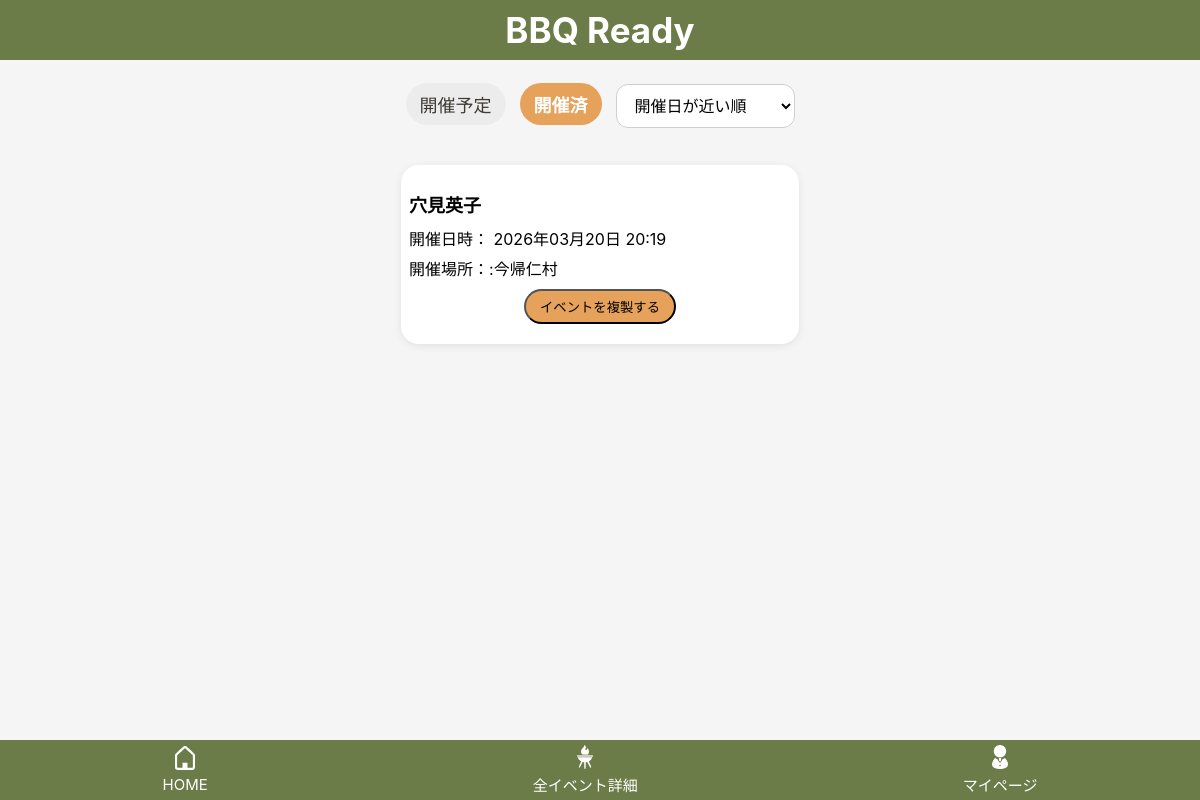
Before: /events/?status=past&sort=held_at_asc (signed in) with the older database file.
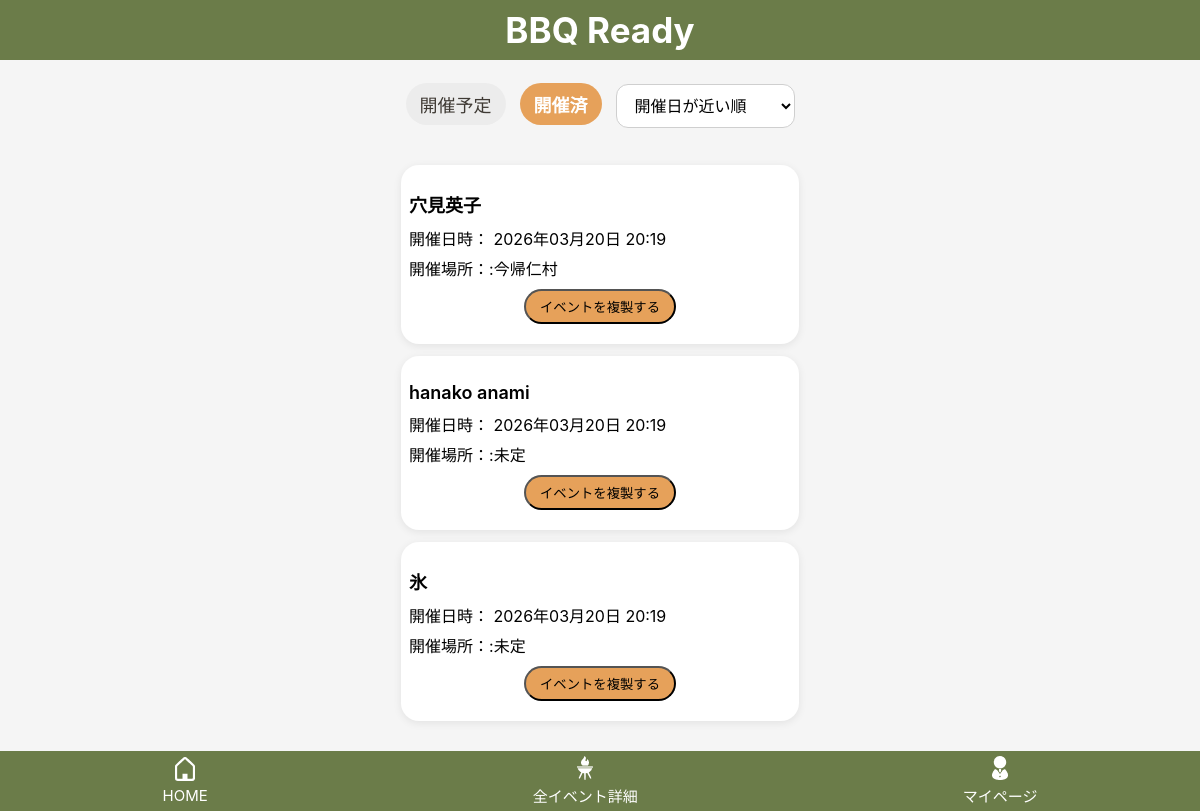
After: the same page with the newer database file.
### bbq_app/models.py (models this page shows, shortened)
class Event(models.Model):
    user = models.ForeignKey(settings.AUTH_USER_MODEL, on_delete=models.CASCADE, related_name="events")
    name = models.CharField("イベント名", max_length=30)
    held_at = models.DateTimeField("開催日時", null=True, blank=True)
    location = models.CharField("開催場所", max_length=50, blank=True)
    created_at = models.DateTimeField("作成日時", auto_now_add=True)
    updated_at = models.DateTimeField("更新日時", auto_now=True)

### bbq_app/views.py (the view)
# urls.py: path("events/", views.event_list, name="event_list"),
@login_required
def event_list(request):
    status = request.GET.get("status", "upcoming")
    sort =request.GET.get("sort", "held_at_asc")
    now = timezone.now()
    qs = Event.objects.filter(user=request.user)
    if status == "past":
        events = qs.filter(held_at__lt=now)
    else:
        events = qs.filter(Q(held_at__gte=now) | Q(held_at__isnull=True))
    if sort == "held_at_desc":
        events = events.order_by("-held_at")
    elif sort == "created_desc":
        events = events.order_by("-created_at")
    else:
        sort = "held_at_asc"
        events =events.order_by("held_at")
    return render(request, "bbq_app/event_list.html",{"events":events,"status":status,"sort":sort})

### bbq_app/templates/bbq_app/event_list.html (shortened to what this page needs)
{% extends "bbq_app/base.html" %}
{% block content %}
<h2 class="event-list-page-title">全イベント詳細確認</h2>
<div class="event-list-toolbar">
    <div class="event-list-tabs">
        <a href="{% url 'event_list' %}?status=upcoming&sort={{ sort }}"
        class="event-tab {% if status == 'upcoming' %}active{% endif %}">
            開催予定
        </a>
        <a href="{% url 'event_list' %}?status=past&sort={{ sort }}"
        class="event-tab {% if status == 'past' %}active{% endif %}">
            開催済
        </a>
    </div>
    <form method="get" class="event-sort">
        <select name="sort" onchange="this.form.submit()">
            <option value="held_at_asc" {% if sort == "held_at_asc" %}selected{% endif %}>
                開催日が近い順
            </option>
        </select>
    </form>
</div>
<div class="event-card-list">
    {% for event in events %}
        <div class="event-list-card">
            <a href="{% url 'item_edit' event.id %}" class="event-list-card__link">
                <p class="event-list-card__title">{{ event.name }}</p>
                <p class="event-list-card__text">
                    開催日時：
                    {% if event.held_at %}
                        {{ event.held_at|date:"Y年m月d日 H:i" }}
                    {% else %}
                        未定
                    {% endif %}
                </p>
                <p class="event-list-card__text">
                    開催場所：:{{ event.location|default:"未定"}}
                </p>
            </a>
            <button type="button" class="event-list-card__duplicate-btn"
                    onclick="openDuplicateModal({{ event.id }}); return false;">
                イベントを複製する
            </button>
        </div>
    {% empty %}
        <p class="event-list-empty">イベントがありません</p>
    {% endfor %}
</div>
{% endblock %}

Changed rows visible on the page:
added Event: name "hanako anami", held_at "2026年03月20日 20:19", location "未定"
added Event: name "氷", held_at "2026年03月20日 20:19", location "未定"
